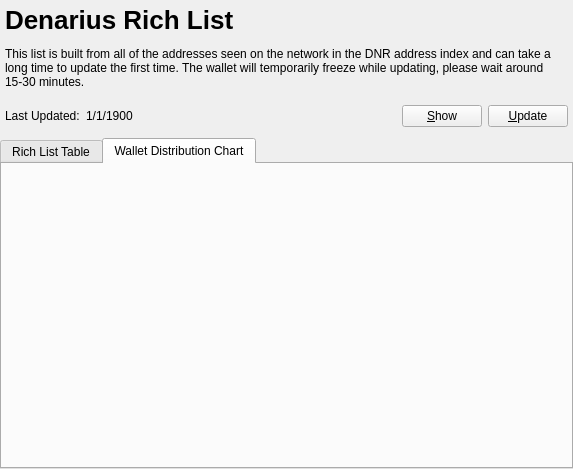
<?xml version="1.0" encoding="UTF-8"?>
<ui version="4.0">
 <class>RichListPage</class>
 <widget class="QWidget" name="RichListPage">
  <property name="geometry">
   <rect>
    <x>0</x>
    <y>0</y>
    <width>573</width>
    <height>469</height>
   </rect>
  </property>
  <property name="windowTitle">
   <string>Rich List</string>
  </property>
  <layout class="QVBoxLayout" name="topLayout">
   <property name="margin">
    <number>0</number>
   </property>
   <item>
    <layout class="QVBoxLayout" name="verticalLayout">
     <property name="topMargin">
      <number>0</number>
     </property>
     <property name="bottomMargin">
      <number>0</number>
     </property>
     <item>
      <layout class="QHBoxLayout" name="horizontalLayout_4">
       <property name="margin">
        <number>5</number>
       </property>
       <item>
        <widget class="QLabel" name="label_2">
         <property name="text">
          <string>&lt;html&gt;&lt;head/&gt;&lt;body&gt;&lt;p&gt;&lt;span style=&quot; font-size:26px;font-weight:600;&quot;&gt;Denarius Rich List&lt;/span&gt;&lt;/p&gt;&lt;p&gt;This list is built from all of the addresses seen on the network in the DNR address index and can take a long time to update the first time. The wallet will temporarily freeze while updating, please wait around 15-30 minutes.&lt;/p&gt;&lt;/body&gt;&lt;/html&gt;</string>
         </property>
         <property name="wordWrap">
          <bool>true</bool>
         </property>
        </widget>
       </item>
      </layout>
     </item>
     <item>
      <layout class="QHBoxLayout" name="horizontalLayout">
       <property name="margin">
        <number>5</number>
       </property>
       <item>
        <widget class="QLabel" name="label">
         <property name="text">
          <string>Last Updated:</string>
         </property>
        </widget>
       </item>
       <item>
        <widget class="QLabel" name="lastUpdatedLabel">
         <property name="text">
          <string>1/1/1900</string>
         </property>
        </widget>
       </item>
       <item>
        <spacer name="horizontalSpacer">
         <property name="orientation">
          <enum>Qt::Horizontal</enum>
         </property>
         <property name="sizeHint" stdset="0">
          <size>
           <width>40</width>
           <height>20</height>
          </size>
         </property>
        </spacer>
       </item>
       <item>
        <widget class="QPushButton" name="showButton">
         <property name="text">
          <string>&amp;Show</string>
         </property>
        </widget>
       </item>
       <item>
        <widget class="QPushButton" name="refreshButton">
         <property name="text">
          <string>&amp;Update</string>
         </property>
        </widget>
       </item>
      </layout>
     </item>
     <item>
      <widget class="QTabWidget" name="tabWidget">
       <property name="sizePolicy">
        <sizepolicy hsizetype="MinimumExpanding" vsizetype="MinimumExpanding">
         <horstretch>0</horstretch>
         <verstretch>0</verstretch>
        </sizepolicy>
       </property>
       <property name="currentIndex">
        <number>1</number>
       </property>
       <widget class="QWidget" name="tab">
        <attribute name="title">
         <string>Rich List Table</string>
        </attribute>
        <layout class="QGridLayout" name="gridLayout">
         <item row="0" column="0">
          <widget class="QTableWidget" name="tableWidget">
           <property name="editTriggers">
            <set>QAbstractItemView::NoEditTriggers</set>
           </property>
           <property name="alternatingRowColors">
            <bool>true</bool>
           </property>
           <property name="selectionMode">
            <enum>QAbstractItemView::SingleSelection</enum>
           </property>
           <property name="selectionBehavior">
            <enum>QAbstractItemView::SelectRows</enum>
           </property>
           <attribute name="horizontalHeaderStretchLastSection">
            <bool>true</bool>
           </attribute>
           <column>
            <property name="text">
             <string>Balance</string>
            </property>
           </column>
           <column>
            <property name="text">
             <string>Denarius Address</string>
            </property>
           </column>
          </widget>
         </item>
        </layout>
       </widget>
       <widget class="QWidget" name="tab_2">
        <attribute name="title">
         <string>Wallet Distribution Chart</string>
        </attribute>
        <layout class="QGridLayout" name="gridLayout_2">
         <item row="0" column="0">
          <layout class="QHBoxLayout" name="horizontalLayout_3">
           <item>
            <widget class="QCustomPlot" name="distributionChartWidget" native="true"/>
           </item>
          </layout>
         </item>
        </layout>
       </widget>
      </widget>
     </item>
    </layout>
   </item>
  </layout>
 </widget>
 <customwidgets>
  <customwidget>
   <class>QCustomPlot</class>
   <extends>QWidget</extends>
   <header>qcustomplot.h</header>
   <container>1</container>
  </customwidget>
 </customwidgets>
 <resources/>
 <connections/>
</ui>
